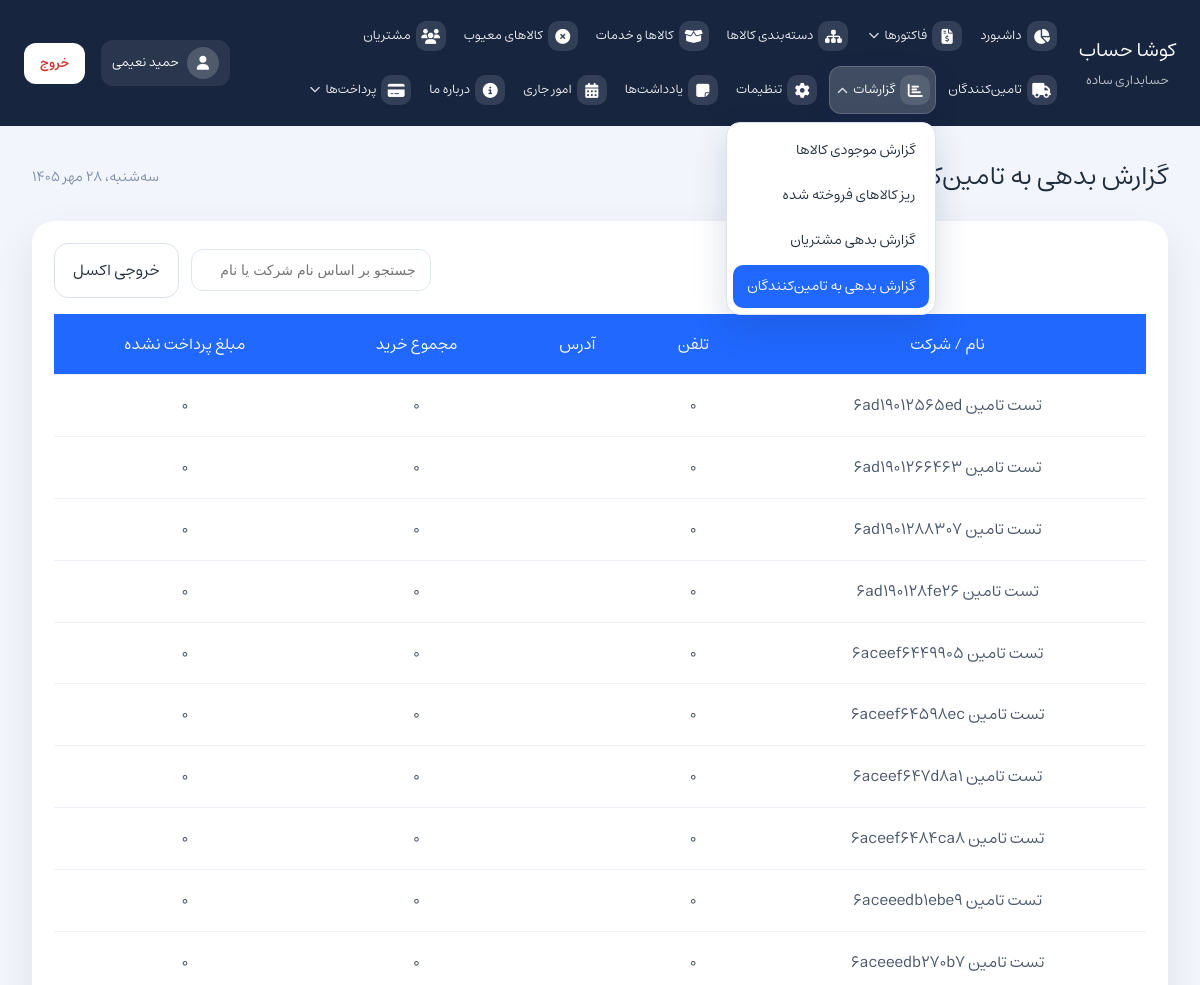
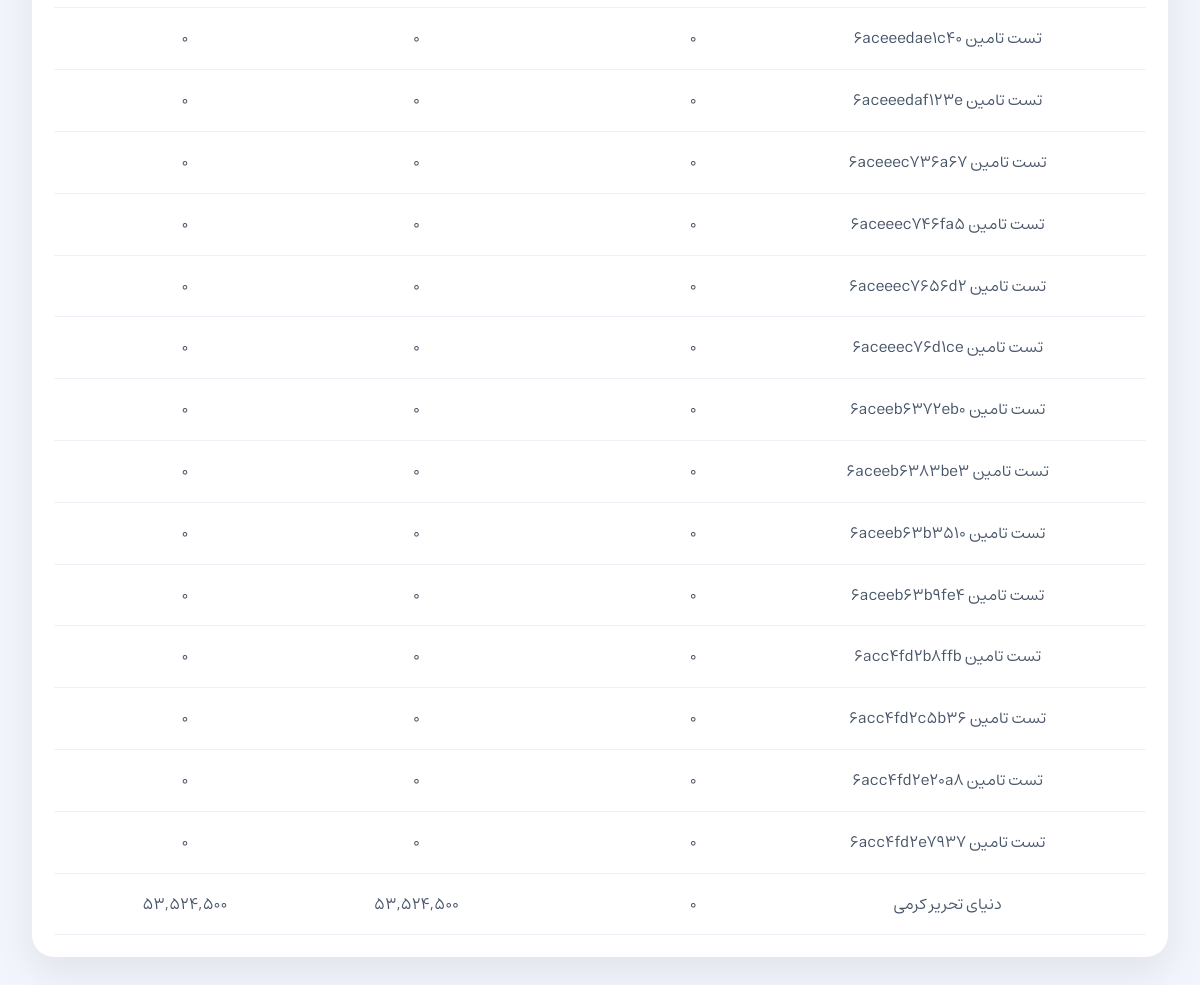
/?page=report-supplier-debt (signed in), run on the app's committed database (2 pictures, top to bottom).
### tables this page shows
CREATE TABLE `users` (
  `id` int unsigned NOT NULL AUTO_INCREMENT,
  `username` varchar(64) NOT NULL,
  `first_name` varchar(120) NOT NULL DEFAULT '',
  `last_name` varchar(120) NOT NULL DEFAULT '',
  `password_hash` varchar(255) NOT NULL,
  `avatar_path` varchar(255) DEFAULT NULL,
  `is_active` tinyint(1) NOT NULL DEFAULT '1',
  `created_at` timestamp NOT NULL DEFAULT CURRENT_TIMESTAMP,
  `updated_at` timestamp NOT NULL DEFAULT CURRENT_TIMESTAMP ON UPDATE CURRENT_TIMESTAMP,
  PRIMARY KEY (`id`),
  UNIQUE KEY `uq_users_username` (`username`),
  KEY `idx_users_active` (`is_active`)
);

CREATE TABLE `suppliers` (
  `id` int NOT NULL AUTO_INCREMENT,
  `company_name` varchar(150) DEFAULT NULL,
  `first_name` varchar(120) DEFAULT NULL,
  `last_name` varchar(120) DEFAULT NULL,
  `national_code` varchar(20) DEFAULT NULL,
  `phone` varchar(40) NOT NULL,
  `economic_code` varchar(80) DEFAULT NULL,
  `registration_number` varchar(80) DEFAULT NULL,
  `address` text,
  `postal_code` varchar(40) DEFAULT NULL,
  `note` text,
  `created_at` timestamp NULL DEFAULT CURRENT_TIMESTAMP,
  PRIMARY KEY (`id`)
);

### assets/php/auth/auth_users.php (called while the page is built, shortened)
<?php
function auth_user_by_id(int $id, ?mysqli $db = null): ?array
{
    $db = $db ?? $GLOBALS['mysqli'];
    $stmt = $db->prepare('SELECT * FROM users WHERE id = ? LIMIT 1');
    $stmt->bind_param('i', $id);
    $stmt->execute();
    $res = $stmt->get_result();
    $row = $res ? $res->fetch_assoc() : null;
    return is_array($row) ? $row : null;
}

### assets/php/auth.php (called while the page is built, shortened)
<?php
require_once __DIR__ . '/auth/auth_users.php';
function auth_user_id(): ?int
{
    $id = $_SESSION['auth_user_id'] ?? null;
    $int = filter_var($id, FILTER_VALIDATE_INT);
    if ($int !== false && $int > 0) {
        return (int) $int;
    }
    return null;
}
function current_user(): ?array
{
    $id = auth_user_id();
    return auth_user_by_id($id);
}

### assets/php/jdf.php (called while the page is built, shortened)
<?php
function jdate($format, $timestamp = null)
{
    if ($timestamp === null) {
        $timestamp = time();
    }
    $date = getdate($timestamp);
    list($jy, $jm, $jd) = gregorian_to_jalali($date['year'], $date['mon'], $date['mday']);
    $weekdayNames = [
        'یکشنبه',
        'دوشنبه',
        'سه‌شنبه',
        'چهارشنبه',
        'پنجشنبه',
        'جمعه',
        'شنبه'
    ];
    $monthNames = [
        1 => 'فروردین',
        2 => 'اردیبهشت',
        3 => 'خرداد',
        4 => 'تیر',
        5 => 'مرداد',
        6 => 'شهریور',
        7 => 'مهر',
        8 => 'آبان',
        9 => 'آذر',
        10 => 'دی',
        11 => 'بهمن',
        12 => 'اسفند'
    ];
    $weekday = $date['wday'];
    $formatted = '';
    $len = strlen($format);
    for ($i = 0; $i < $len; $i++) {
        $char = $format[$i];
        switch ($char) {
            case 'l':
                $formatted .= $weekdayNames[$weekday];
                break;
            case 'j':
                $formatted .= convertToPersianNumber($jd);
                break;
            case 'F':
                $formatted .= $monthNames[$jm];
                break;
            case 'Y':
                $formatted .= convertToPersianNumber($jy);
                break;
            default:
                $formatted .= $char;
                break;
        }
    }
    return $formatted;
}
function convertToPersianNumber($number)
{
    $persian = ['۰', '۱', '۲', '۳', '۴', '۵', '۶', '۷', '۸', '۹'];
    return str_replace(range(0, 9), $persian, (string)$number);
}
function gregorian_to_jalali($g_y, $g_m, $g_d)
{
    $gy = $g_y - 1600;
    $gm = $g_m - 1;
    $gd = $g_d - 1;
    $g_day_no = 365 * $gy + (int)(($gy + 3) / 4) - (int)(($gy + 99) / 100) + (int)(($gy + 399) / 400);
    for ($i = 0; $i < $gm; ++$i) {
        $g_day_no += [31, 28, 31, 30, 31, 30, 31, 31, 30, 31, 30, 31][$i];
    }
    $g_day_no += $gd;
    $j_day_no = $g_day_no - 79;
    $j_np = (int)($j_day_no / 12053);
    $j_day_no %= 12053;
    $jy = 979 + 33 * $j_np + 4 * (int)($j_day_no / 1461);
    $j_day_no %= 1461;
    if ($j_day_no >= 366) {
        $jy += (int)(($j_day_no - 1) / 365);
        $j_day_no = ($j_day_no - 1) % 365;
    }
    for ($i = 0; $i < 11 && $j_day_no >= ([31, 31, 31, 31, 31, 31, 30, 30, 30, 30, 30, 29][$i]); ++$i) {
        $j_day_no -= ([31, 31, 31, 31, 31, 31, 30, 30, 30, 30, 30, 29][$i]);
    }
    $jm = $i + 1;
    $jd = $j_day_no + 1;
    return [$jy, $jm, $jd];
}

### pages/report-supplier-debt.php (the view, shortened to what this page needs)
<?php
require_once __DIR__ . '/../assets/php/db.php';
$rows = [];
$query = "
    SELECT
        s.id,
        s.company_name,
        s.first_name,
        s.last_name,
        s.phone,
        s.address,
        COALESCE(SUM(CASE WHEN i.type = 'purchase_invoice' THEN i.payable_amount ELSE 0 END), 0) AS total_purchases,
        COALESCE(SUM(CASE WHEN i.type = 'purchase_invoice' AND i.payment_status IN ('unpaid', 'partial') THEN i.payable_amount ELSE 0 END), 0) AS unpaid
    FROM suppliers s
    LEFT JOIN invoices i ON s.id = i.supplier_id
    GROUP BY s.id, s.company_name, s.first_name, s.last_name, s.phone, s.address
    ORDER BY s.created_at DESC
";
$result = $mysqli->query($query);
if ($result) {
    while ($row = $result->fetch_assoc()) {
        $rows[] = $row;
    }
}
?>
<div class="card">
    <div class="page-actions">
        <a href="assets/php/report_supplier_debt_export.php" class="button-secondary" id="exportSupplierDebtBtn">خروجی اکسل</a>
        <div class="filter-panel">
            <input type="search" id="supplierDebtSearch" placeholder="جستجو بر اساس نام شرکت یا نام تامین‌کننده...">
        </div>
    </div>
    <div class="table-wrapper">
        <table class="action-table" id="supplierDebtReportTable">
            <thead>
                <tr>
                    <th>نام / شرکت</th>
                    <th>تلفن</th>
                    <th>آدرس</th>
                    <th>مجموع خرید</th>
                    <th>مبلغ پرداخت نشده</th>
                </tr>
            </thead>
            <tbody>
                <?php if (count($rows) === 0): ?>
                    <tr class="empty-state-row"><td colspan="5" class="empty-state">تامین‌کننده‌ای یافت نشد</td></tr>
                <?php else: ?>
                    <?php foreach ($rows as $r): ?>
                        <?php
                        $displayName = trim($r['company_name']) !== ''
                            ? $r['company_name']
                            : trim($r['first_name'] . ' ' . $r['last_name']);
                        ?>
                        <tr class="supplier-debt-row"
                            data-name="<?php echo htmlspecialchars($displayName, ENT_QUOTES, 'UTF-8'); ?>">
                            <td><?php echo htmlspecialchars($displayName, ENT_QUOTES, 'UTF-8'); ?></td>
                            <td><?php echo htmlspecialchars($r['phone'], ENT_QUOTES, 'UTF-8'); ?></td>
                            <td><?php echo nl2br(htmlspecialchars($r['address'], ENT_QUOTES, 'UTF-8')); ?></td>
                            <td><?php echo number_format((float) $r['total_purchases']); ?></td>
                            <td><?php echo number_format((float) $r['unpaid']); ?></td>
                        </tr>
                    <?php endforeach; ?>
                <?php endif; ?>
            </tbody>
        </table>
    </div>
</div>

### index.php (shortened to what this page needs)
<?php
$pages = [
    'dashboard' => 'داشبورد',
    'factors' => 'فاکتورها',
    'purchase-invoice' => 'فاکتور خرید',
    'sales-return' => 'برگشت فروش',
    'product-categories' => 'دسته‌بندی کالاها',
    'goods-and-services' => 'کالاها و خدمات',
    'defective-goods' => 'کالاهای معیوب',
    'customers' => 'مشتریان',
    'suppliers' => 'تامین‌کنندگان',
    'report-inventory' => 'گزارش موجودی کالاها',
    'report-customer-debt' => 'گزارش بدهی مشتریان',
    'report-supplier-debt' => 'گزارش بدهی به تامین‌کنندگان',
	'report-sold-items-detail' => 'ریز کالاهای فروخته شده',
    'settings' => 'تنظیمات',
    'notes' => 'یادداشت‌ها',
    'current-affairs' => 'امور جاری',
    'about-us' => 'درباره ما',
    'payment-forms' => 'فرم‌های پرداخت',
    'payment-transactions' => 'تراکنش‌ها',
    'payment-sms-settings' => 'تنظیمات پیامک',
    'payment-zarinpal-settings' => 'تنظیمات زرین‌پال',
    'account' => 'حساب کاربری',
];
$page = $_GET['page'] ?? 'dashboard';
?>
<!DOCTYPE html>
<html lang="fa" dir="rtl">
<head>
    <link rel="stylesheet" href="assets/css/fontawesome.css">
    <link rel="stylesheet" href="assets/css/style.css">
    <link rel="stylesheet" href="assets/css/kamadatepicker.css">
</head>
<body id="<?php echo $page; ?>">
    <?php
    require_once __DIR__ . '/assets/php/jdf.php';
    $shamsiDate = jdate('l، j F Y');
    $navIcons = [
        'dashboard' => 'fa-chart-pie',
        'factors' => 'fa-file-invoice-dollar',
        'purchase-invoice' => 'fa-cart-plus',
        'sales-return' => 'fa-undo',
        'product-categories' => 'fa-sitemap',
        'goods-and-services' => 'fa-box-open',
        'defective-goods' => 'fa-times-circle',
        'customers' => 'fa-users',
        'suppliers' => 'fa-truck',
        'report-inventory' => 'fa-boxes-stacked',
        'report-customer-debt' => 'fa-user-clock',
        'report-supplier-debt' => 'fa-truck-field',
		'report-sold-items-detail' => 'fa-list-alt',
        'settings' => 'fa-cog',
        'notes' => 'fa-sticky-note',
        'current-affairs' => 'fa-calendar-days',
        'about-us' => 'fa-info-circle',
        'payment-forms' => 'fa-credit-card',
        'payment-transactions' => 'fa-receipt',
        'payment-sms-settings' => 'fa-sms',
        'payment-zarinpal-settings' => 'fa-coins',
        'account' => 'fa-user-gear',
    ];
    ?>
    <?php
    $authUser = current_user();
    $authDisplayName = 'کاربر';
    $authAvatarPath = '';
    if ($authUser !== null) {
        $authDisplayName = trim((string) $authUser['first_name'] . ' ' . (string) $authUser['last_name']);
        $authAvatarPath = (string) ($authUser['avatar_path'] ?? '');
    }
    ?>
    <div class="app-shell">
        <aside class="sidebar">
            <div class="brand-panel">
                <div class="brand-title">کوشا حساب</div>
                <div class="brand-subtitle">حسابداری ساده</div>
            </div>
            <nav class="main-nav">
                <?php
                $factorsChildren = ['factors', 'purchase-invoice', 'sales-return'];
                $reportsChildren = ['report-inventory', 'report-customer-debt', 'report-supplier-debt'];
                foreach ($pages as $key => $label):
                    if (in_array($key, ['purchase-invoice', 'sales-return', 'report-customer-debt', 'report-supplier-debt', 'report-sold-items-detail', 'payment-transactions', 'payment-sms-settings', 'payment-zarinpal-settings', 'account'], true)) {
							continue;
						}
                    $iconClass = $navIcons[$key] ?? 'fa-circle';
                ?>
                    <?php if ($key === 'payment-forms'): ?>
                        <?php $paymentActive = in_array($page, ['payment-forms', 'payment-transactions', 'payment-sms-settings', 'payment-zarinpal-settings'], true); ?>
                        <div class="nav-dropdown<?php echo $paymentActive ? ' open' : ''; ?>">
                            <a href="?page=payment-forms" class="nav-link nav-dropdown-toggle<?php echo $paymentActive ? ' active' : ''; ?>">
                                <span class="nav-icon"><i class="fas fa-credit-card"></i></span>
                                <span class="nav-text">پرداخت‌ها</span>
                                <span class="nav-caret"><i class="fas fa-chevron-down"></i></span>
                            </a>
                        </div>
                    <?php elseif ($key === 'factors'): ?>
                        <?php $factorsActive = in_array($page, $factorsChildren, true); ?>
                        <div class="nav-dropdown<?php echo $factorsActive ? ' open' : ''; ?>">
                            <a href="?page=factors" class="nav-link nav-dropdown-toggle<?php echo $factorsActive ? ' active' : ''; ?>">
                                <span class="nav-icon"><i class="fas fa-file-invoice-dollar"></i></span>
                                <span class="nav-text">فاکتورها</span>
                                <span class="nav-caret"><i class="fas fa-chevron-down"></i></span>
                            </a>
                        </div>
                    <?php elseif ($key === 'report-inventory'): ?>
                        <?php $reportsActive = in_array($page, $reportsChildren, true); ?>
                        <div class="nav-dropdown<?php echo $reportsActive ? ' open' : ''; ?>">
                            <a href="?page=report-inventory" class="nav-link nav-dropdown-toggle<?php echo $reportsActive ? ' active' : ''; ?>">
                                <span class="nav-icon"><i class="fas fa-chart-bar"></i></span>
                                <span class="nav-text">گزارشات</span>
                                <span class="nav-caret"><i class="fas fa-chevron-down"></i></span>
                            </a>
                            <div class="nav-dropdown-menu">
                                <a href="?page=report-inventory" class="nav-sub-link<?php echo $page === 'report-inventory' ? ' active' : ''; ?>">گزارش موجودی کالاها</a>
								<a href="?page=report-sold-items-detail" class="nav-sub-link<?php echo $page === 'report-sold-items-detail' ? ' active' : ''; ?>">ریز کالاهای فروخته شده</a>
                                <a href="?page=report-customer-debt" class="nav-sub-link<?php echo $page === 'report-customer-debt' ? ' active' : ''; ?>">گزارش بدهی مشتریان</a>
                                <a href="?page=report-supplier-debt" class="nav-sub-link<?php echo $page === 'report-supplier-debt' ? ' active' : ''; ?>">گزارش بدهی به تامین‌کنندگان</a>
                            </div>
                        </div>
                    <?php else: ?>
                        <a href="?page=<?php echo $key; ?>" class="nav-link<?php echo $page === $key ? ' active' : ''; ?>">
                            <span class="nav-icon"><i class="fas <?php echo $iconClass; ?>"></i></span>
                            <span class="nav-text"><?php echo $label; ?></span>
                        </a>
                    <?php endif; ?>
                <?php endforeach; ?>
            </nav>
			<a href="?page=account" class="user-chip<?php echo $page === 'account' ? ' active' : ''; ?>" title="حساب کاربری">
			    <span class="user-chip-avatar" aria-hidden="true">
			        <?php if ($authAvatarPath !== ''): ?>
			            <img src="<?php echo htmlspecialchars($authAvatarPath, ENT_QUOTES, 'UTF-8'); ?>" alt="">
			        <?php else: ?>
			            <i class="fas fa-user"></i>
			        <?php endif; ?>
			    </span>
			    <span class="user-chip-name"><?php echo htmlspecialchars($authDisplayName, ENT_QUOTES, 'UTF-8'); ?></span>
			</a>
			<form method="post" action="logout.php" class="logout-form">
			    <button type="submit" class="logout-button">خروج</button>
			</form>
        </aside>
        <main class="main-content">
            <header class="page-header">
                <div>
                    <h1><?php echo $pages[$page]; ?></h1>
                </div>
                <div class="page-meta"><?php echo $shamsiDate; ?></div>
            </header>
            <section class="page-body">
                <?php include __DIR__ . '/pages/' . $page . '.php'; ?>
            </section>
        </main>
    </div>
</body>
</html>

### data on the page
users: authDisplayName "حمید نعیمی"
suppliers: company_name "تست تامین 6ad19012565ed", phone "0", total_purchases "0", unpaid "0"
suppliers: company_name "تست تامین 6ad1901266463", phone "0", total_purchases "0", unpaid "0"
suppliers: company_name "تست تامین 6ad1901288307", phone "0", total_purchases "0", unpaid "0"
suppliers: company_name "تست تامین 6ad190128fe26", phone "0", total_purchases "0", unpaid "0"
suppliers: company_name "تست تامین 6aceef6449905", phone "0", total_purchases "0", unpaid "0"
suppliers: company_name "تست تامین 6aceef64598ec", phone "0", total_purchases "0", unpaid "0"
suppliers: company_name "تست تامین 6aceef647d8a1", phone "0", total_purchases "0", unpaid "0"
suppliers: company_name "تست تامین 6aceef6484ca8", phone "0", total_purchases "0", unpaid "0"
suppliers: company_name "تست تامین 6aceeedb1ebe9", phone "0", total_purchases "0", unpaid "0"
suppliers: company_name "تست تامین 6aceeedb270b7", phone "0", total_purchases "0", unpaid "0"
suppliers: company_name "تست تامین 6aceeedae1c40", phone "0", total_purchases "0", unpaid "0"
suppliers: company_name "تست تامین 6aceeedaf123e", phone "0", total_purchases "0", unpaid "0"
suppliers: company_name "تست تامین 6aceeec736a67", phone "0", total_purchases "0", unpaid "0"
suppliers: company_name "تست تامین 6aceeec746fa5", phone "0", total_purchases "0", unpaid "0"
suppliers: company_name "تست تامین 6aceeec7656d2", phone "0", total_purchases "0", unpaid "0"
suppliers: company_name "تست تامین 6aceeec76d1ce", phone "0", total_purchases "0", unpaid "0"
suppliers: company_name "تست تامین 6aceeb6372eb0", phone "0", total_purchases "0", unpaid "0"
suppliers: company_name "تست تامین 6aceeb6383be3", phone "0", total_purchases "0", unpaid "0"
suppliers: company_name "تست تامین 6aceeb63b3510", phone "0", total_purchases "0", unpaid "0"
suppliers: company_name "تست تامین 6aceeb63b9fe4", phone "0", total_purchases "0", unpaid "0"
suppliers: company_name "تست تامین 6acc4fd2b8ffb", phone "0", total_purchases "0", unpaid "0"
suppliers: company_name "تست تامین 6acc4fd2c5b36", phone "0", total_purchases "0", unpaid "0"
suppliers: company_name "تست تامین 6acc4fd2e20a8", phone "0", total_purchases "0", unpaid "0"
suppliers: company_name "تست تامین 6acc4fd2e7937", phone "0", total_purchases "0", unpaid "0"
suppliers: company_name "دنیای تحریر کرمی", phone "0", total_purchases "53,524,500", unpaid "53,524,500"

### other printed values
$label "داشبورد"
$label "دسته‌بندی کالاها"
$label "کالاها و خدمات"
$label "کالاهای معیوب"
$label "مشتریان"
$label "تامین‌کنندگان"
$label "تنظیمات"
$label "یادداشت‌ها"
$label "امور جاری"
$label "درباره ما"
$pages[$page] "گزارش بدهی به تامین‌کنندگان"
$shamsiDate "سه‌شنبه، ۲۸ مهر ۱۴۰۵"
